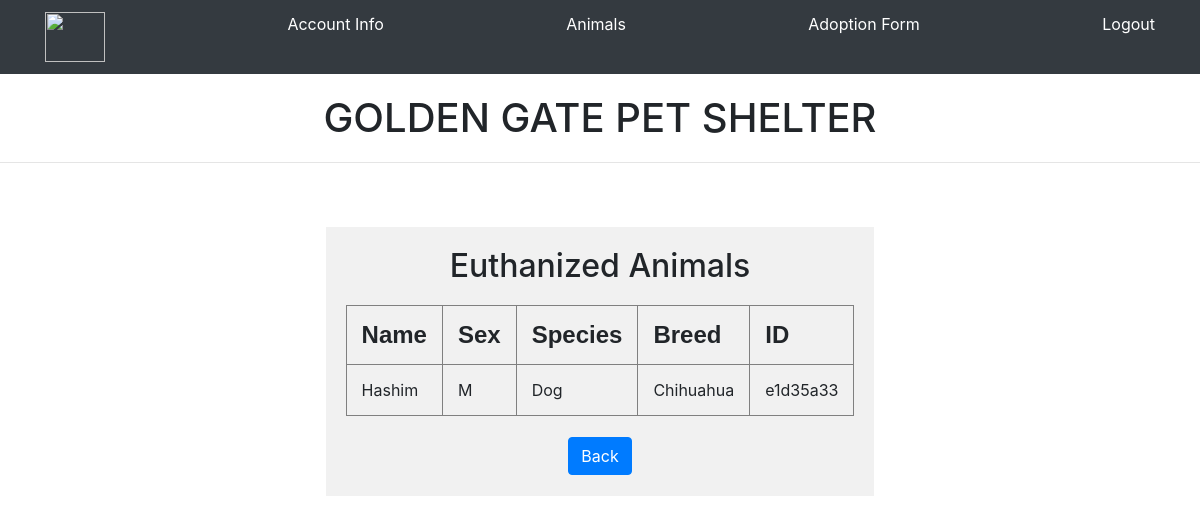
The page /src/GoldenGatePetShelter/Employee/euthanized.php (signed in) on the database its author committed.
### tables this page shows
CREATE TABLE `Animals` (
  `Name` text,
  `DOB` datetime DEFAULT NULL,
  `Sex` text,
  `Species` text,
  `Breed` text,
  `Color` text,
  `Pattern` text,
  `Altered` text,
  `Weight` float DEFAULT NULL,
  `ID` varchar(20) NOT NULL DEFAULT '',
  `Shelter_Section` int(11) DEFAULT NULL,
  `Adoption_Fee` float DEFAULT NULL,
  `Euthanized` text,
  `Date_of_Euthanization` datetime DEFAULT NULL,
  `Arrival_Date` datetime DEFAULT NULL,
  PRIMARY KEY (`ID`)
);

### src/GoldenGatePetShelter/Employee/euthanized.php (the view, shortened to what this page needs)
<?php
    	include("../connect.php");
	$query = "SELECT * FROM Animals WHERE Date_of_Euthanization IS NOT NULL;";
?>
<html lan='en'>
    <head>
	<link rel="stylesheet" href="styles.css">
        <link rel="stylesheet" href="https://cdn.jsdelivr.net/npm/bootstrap@4.5.3/dist/css/bootstrap.min.css">
    </head>
    <body>
	    <nav class="site-header sticky-top py-1 navbar-dark bg-dark">
		    <div class="container d-flex flex-column flex-md-row justify-content-between">
			    <a class="py-2" href="#" aria-label="Product">
				    <img src="../Images/GGPS.png" width="60" height="50">
	                    </a>
			    <a class="py-2 d-none d-md-inline-block" href="employeeHome.php">Account Info</a>
		 	    <a class="py-2 d-none d-md-inline-block" href="animals.php">Animals</a>
			    <a class="py-2 d-none d-md-inline-block" href="adoption.php">Adoption Form</a>
	                    <a class="py-2 d-none d-md-inline-block" href="../logout.php">Logout</a>
	            </div>
	     </nav>
	     <form method="POST">
	     <div class="text-center" style="margin: 20px">
		     <h1>GOLDEN GATE PET SHELTER</h1>
	     </div>
	     <hr>
             <div class="flex-container">
	        <div class="col-md-0 p-lg-10 mx-auto my-5">
		     <div class="lead font-weight-normal">
			 <h2 style="text-align:center;margin-bottom:20px">Euthanized Animals </h2>
			 <table border="1 px solid black" cellspacing="2" cellpadding="15px" style="margin-left:auto;margin-right:auto" >
<?php
    echo ' <tr>
	<th> <font face="Arial" size="5em">Name</font></th>
	<th> <font face="Arial" size="5em">Sex</font></th>
	<th> <font face="Arial" size="5em">Species</font></th>
	<th> <font face="Arial" size="5em">Breed</font></th>
	<th> <font face="Arial" size="5em">ID</font></th>
	</tr>';
if($result = $db->query($query)){
    while($row = $result->fetch_assoc())
    {
	$name = $row["Name"];
	$sex = $row["Sex"];
	$species = $row["Species"];
	$breed = $row["Breed"];
	$aid = $row["ID"];
    echo '<tr>
	<td>'.$name.'</td>
	<td>'.$sex.'</td>
	<td>'.$species.'</td>
	<td>'.$breed.'</td>
	<td>'.$aid.'</td>
	</tr>';
    }
}
?>
		     </div>
		     </div>
	     </div>
	     </form>
	     <table style="margin-left:auto;margin-right:auto;margin-top:20px">
		<tr>
			<th><a href="animals.php" class="btn btn-md btn-primary btn-block">Back</a></th>
		</tr>
	     </table>
	</body>
</html>

### src/GoldenGatePetShelter/styles.css (style rules this page uses)
a:link { color: white; }
.flex-container { display: flex; }
.flex-container > div { background-color: #f1f1f1; margin: 10px; padding: 20px; font-size: 30px; }

### rows shown on the page
animals: Name "Hashim", Sex "M", Species "Dog", Breed "Chihuahua", ID "e1d35a33"
